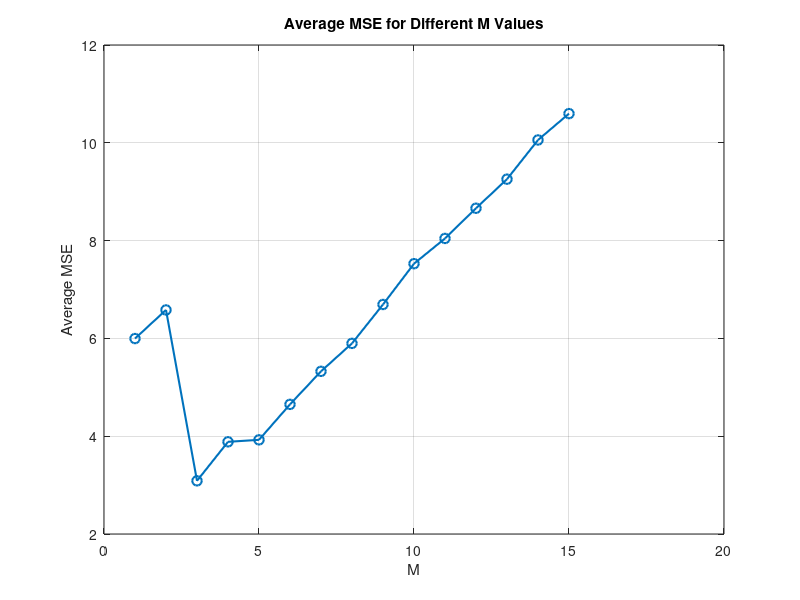

The MATLAB source for this figure:
clc;
clear;
close all;

%% Step 1: Generate triangular signal
N = 128;
x = [1:64, 63:-1:0];

%% Step 2: Set SNR
SNR_dB = 15;

signal_power = mean(x.^2);
noise_power = signal_power / (10^(SNR_dB/10));

%% Step 3: Generate 100 noisy signals and check their SNR
num_signals = 25;

x_noisy_all = zeros(num_signals, N);
actual_SNR = zeros(1, num_signals);

for k = 1:num_signals

    % Generate Gaussian noise
    noise = sqrt(noise_power) * randn(1, N);

    % Add noise to original signal
    x_noisy_all(k, :) = x + noise;

    % Calculate actual SNR
    actual_SNR(k) = 10*log10(sum(x.^2) / sum(noise.^2));

    % Print the SNR of each noisy signal
    fprintf('Signal %3d: Actual SNR = %.2f dB\n', ...
        k, actual_SNR(k));
end

% Print the average SNR of 100 noisy signals
fprintf('\nAverage SNR = %.2f dB\n', mean(actual_SNR));

%% Step 4: Test M = 3 to 10
M_values = 1:15;
average_MSE = zeros(size(M_values));

center = N/2 + 1;

for m_index = 1:length(M_values)

    M = M_values(m_index);
    MSE = zeros(1, num_signals);

    % Create frequency-domain window
    W = zeros(1, N);
    reserved_index = center-M:center+M;
    W(reserved_index) = 1;

    for k = 1:num_signals

        x_noisy = x_noisy_all(k, :);

        % 128-point DFT
        X_noisy_shift = fftshift(fft(x_noisy, N));

        % Frequency-domain filtering
        X_filtered_shift = X_noisy_shift .* W;

        % Convert back to time domain
        x_recovered = real(ifft(ifftshift(X_filtered_shift)));

        % Calculate MSE
        MSE(k) = mean((x - x_recovered).^2);
    end

    % Average MSE of 100 noisy signals
    average_MSE(m_index) = mean(MSE);
end

%% Step 5: Plot average MSE
figure;
plot(M_values, average_MSE, '-o', ...
    'LineWidth', 1.5, 'MarkerSize', 7);

grid on;
xlabel('M');
ylabel('Average MSE');
title('Average MSE for Different M Values');

%% Step 6: Find the optimum M
[min_MSE, min_index] = min(average_MSE);
optimal_M = M_values(min_index);

fprintf('Optimal M = %d\n', optimal_M);
fprintf('Minimum average MSE = %.4f\n', min_MSE);
